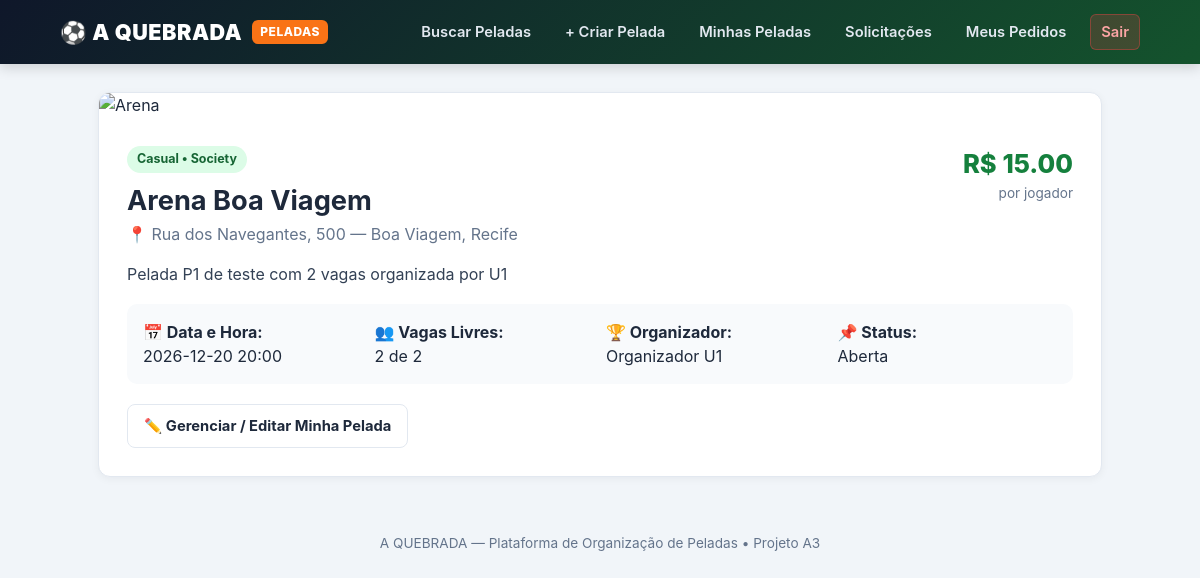
The app's page /pelada/1 (signed in) with its own data.
### tables this page shows
CREATE TABLE PELADA (
    id_pelada INTEGER PRIMARY KEY AUTOINCREMENT,
    id_organizador INTEGER NOT NULL,
    id_local INTEGER NOT NULL,
    data_hora TEXT NOT NULL,
    vagas_totais INTEGER NOT NULL CHECK(vagas_totais > 0),
    valor_por_pessoa REAL NOT NULL CHECK(valor_por_pessoa >= 0),
    nivel TEXT DEFAULT 'Casual',
    descricao TEXT,
    status TEXT DEFAULT 'Aberta' CHECK(status IN ('Aberta', 'Lotada', 'Finalizada', 'Cancelada')),
    FOREIGN KEY (id_organizador) REFERENCES USUARIO(id_usuario) ON DELETE CASCADE,
    FOREIGN KEY (id_local) REFERENCES LOCAL(id_local) ON DELETE RESTRICT
);

CREATE TABLE LOCAL (
    id_local INTEGER PRIMARY KEY AUTOINCREMENT,
    nome TEXT NOT NULL CHECK(length(trim(nome)) > 0),
    endereco TEXT NOT NULL,
    bairro TEXT,
    cidade TEXT,
    tipo TEXT CHECK(tipo IN ('Futsal', 'Society', 'Campo', 'Areia'))
);

CREATE TABLE USUARIO (
    id_usuario INTEGER PRIMARY KEY AUTOINCREMENT,
    nome TEXT NOT NULL CHECK(length(trim(nome)) > 0),
    email TEXT NOT NULL UNIQUE COLLATE NOCASE,
    senha_hash TEXT NOT NULL,
    telefone_whatsapp TEXT,
    cidade TEXT,
    posicao_preferida TEXT,
    data_cadastro DATETIME DEFAULT CURRENT_TIMESTAMP
);

### app.py (the view)
@app.route('/pelada/<int:id_pelada>')
@login_required
def detalhes_pelada(id_pelada):
    conn = get_db()
    pelada = conn.execute('''
        SELECT p.*, l.nome AS local_nome, l.endereco, l.bairro, l.cidade, l.tipo,
               u.nome AS organizador_nome, u.telefone_whatsapp AS organizador_whatsapp,
               (p.vagas_totais - (
                   SELECT COUNT(*) FROM SOLICITACAO s
                   WHERE s.id_pelada = p.id_pelada AND s.status = 'Aceita'
               )) AS vagas_livres
        FROM PELADA p
        JOIN LOCAL l ON p.id_local = l.id_local
        JOIN USUARIO u ON p.id_organizador = u.id_usuario
        WHERE p.id_pelada = ?
    ''', (id_pelada,)).fetchone()
    if not pelada:
        conn.close()
        return 'Pelada não encontrada', 404
    solicitacao = conn.execute(
        'SELECT * FROM SOLICITACAO WHERE id_pelada = ? AND id_usuario = ?',
        (id_pelada, session['user_id'])
    ).fetchone()
    conn.close()
    return render_template('detalhes.html', pelada=pelada, solicitacao=solicitacao)

### app.py (called while the page is built)
def get_db():
    conn = sqlite3.connect(DB_PATH)
    conn.row_factory = sqlite3.Row
    conn.execute('PRAGMA foreign_keys = ON')
    return conn

def login_required(f):
    @wraps(f)
    def decorated(*args, **kwargs):
        if 'user_id' not in session:
            return redirect(url_for('login'))
        return f(*args, **kwargs)
    return decorated

@app.after_request
def add_no_cache_headers(response):
    response.headers['Cache-Control'] = 'no-store, no-cache, must-revalidate, max-age=0'
    response.headers['Pragma'] = 'no-cache'
    response.headers['Expires'] = '0'
    return response

### templates/detalhes.html
{% extends 'base.html' %}
{% block content %}
<div class="card">
  <img src="https://images.unsplash.com/photo-1529900748604-07564a03e7a6?auto=format&fit=crop&w=1100&q=80" alt="Arena" style="width: 100%; height: 240px; object-fit: cover;">
  <div class="card-body" style="padding: 28px;">
    <div style="display: flex; justify-content: space-between; align-items: flex-start; flex-wrap: wrap; gap: 12px; margin-bottom: 16px;">
      <div>
        <span class="tag tag-green" style="margin-bottom: 8px;">{{ pelada['nivel'] }} &bull; {{ pelada['tipo'] }}</span>
        <h1 style="font-size: 1.7rem;">{{ pelada['local_nome'] }}</h1>
        <p style="color: #64748b;">📍 {{ pelada['endereco'] }} — {{ pelada['bairro'] }}, {{ pelada['cidade'] }}</p>
      </div>
      <div style="text-align: right;">
        <span class="price" style="font-size: 1.6rem;">R$ {{ "%.2f"|format(pelada['valor_por_pessoa']) }}</span>
        <p style="color: #64748b; font-size: 0.85rem;">por jogador</p>
      </div>
    </div>
    {% if pelada['descricao'] %}
      <p style="margin-bottom: 18px; color: #334155;">{{ pelada['descricao'] }}</p>
    {% endif %}
    <div style="display: grid; grid-template-columns: repeat(auto-fit, minmax(180px, 1fr)); gap: 12px; background: #f8fafc; padding: 16px; border-radius: 10px; margin-bottom: 20px;">
      <div><strong>📅 Data e Hora:</strong><br>{{ pelada['data_hora'] }}</div>
      <div><strong>👥 Vagas Livres:</strong><br>{{ pelada['vagas_livres'] }} de {{ pelada['vagas_totais'] }}</div>
      <div><strong>🏆 Organizador:</strong><br>{{ pelada['organizador_nome'] }}</div>
      <div><strong>📌 Status:</strong><br>{{ pelada['status'] }}</div>
    </div>
    {% if pelada['id_organizador'] != session.get('user_id') %}
      {% if not solicitacao %}
        <form method="POST" action="/pelada/{{ pelada['id_pelada'] }}/solicitar">
          <div class="form-group">
            <label>Mensagem para o organizador (opcional)</label>
            <input type="text" name="mensagem" placeholder="Ex: Jogo no meio ou ataque, chego 10 min antes!">
          </div>
          <button type="submit" data-cy="solicitar-vaga" class="btn btn-accent">⚽ Solicitar Vaga na Pelada</button>
        </form>
      {% else %}
        <div class="alert alert-success">Status da sua solicitação: <strong>{{ solicitacao['status'] }}</strong></div>
        {% if solicitacao['status'] == 'Aceita' and pelada['organizador_whatsapp'] %}
          <a href="https://wa.me/{{ pelada['organizador_whatsapp'] }}" target="_blank" data-cy="abrir-whatsapp" class="btn btn-whatsapp">💬 Chamar Organizador no WhatsApp</a>
        {% endif %}
      {% endif %}
    {% else %}
      <a href="/pelada/{{ pelada['id_pelada'] }}/editar" class="btn btn-outline">✏️ Gerenciar / Editar Minha Pelada</a>
    {% endif %}
  </div>
</div>
{% endblock %}

### templates/base.html (style rules this page uses)
:root { --primary: #15803d; --primary-dark: #14532d; --accent: #f97316; --dark: #0f172a; --bg: #f1f5f9; --card: #ffffff; --text: #1e293b; --muted: #64748b; --border: #e2e8f0; }
* { box-sizing: border-box; margin: 0; padding: 0; }
body { font-family: -apple-system, BlinkMacSystemFont, "Segoe UI", Roboto, sans-serif; background: var(--bg); color: var(--text); line-height: 1.5; }
.card { background: var(--card); border-radius: 12px; border: 1px solid var(--border); box-shadow: 0 2px 8px rgba(15,23,42,0.05); overflow: hidden; margin-bottom: 18px; }
.card-body { padding: 20px; }
.tag { display: inline-block; padding: 4px 10px; border-radius: 999px; font-size: 0.78rem; font-weight: 700; }
.tag-green { background: #dcfce7; color: #166534; }
.btn { display: inline-block; padding: 10px 16px; border-radius: 8px; border: none; font-weight: 700; font-size: 0.92rem; cursor: pointer; text-decoration: none; text-align: center; transition: 0.2s; }
.btn-outline { background: #fff; color: var(--text); border: 1px solid var(--border); }
.price { font-size: 1.25rem; font-weight: 800; color: var(--primary); }

### records on screen
PELADA: nivel "Casual", valor_por_pessoa "15.00", descricao "Pelada P1 de teste com 2 vagas organizada por U1", data_hora "2026-12-20 20:00", vagas_totais "2", status "Aberta"
LOCAL: tipo "Society", local_nome "Arena Boa Viagem", endereco "Rua dos Navegantes, 500", bairro "Boa Viagem", cidade "Recife"
USUARIO: organizador_nome "Organizador U1"

### other values on screen
{{ pelada['vagas_livres'] }} "2"
